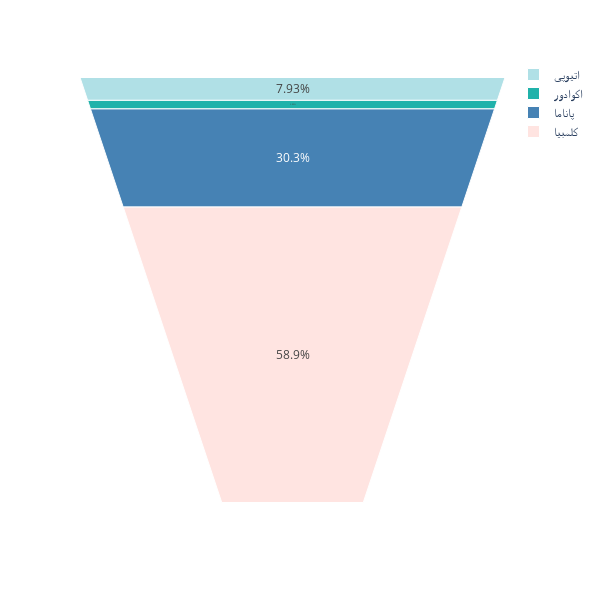

The notebook cell this image was saved under:
### Code cell
import plotly.express as px
import random

# Define your nude color palette
light_nude_palette = [
    '#FFE4E1', '#FFC0CB', '#FFB6C1', '#FF69B4', '#FF1493', '#DB7093', '#FF7F50', '#FF6347',
    '#FF4500', '#FFDAB9', '#FFE4B5', '#FFDEAD', '#FFE4C4', '#F5DEB3', '#FFF8DC', '#FFFFE0',
    '#FAFAD2', '#FFFF00', '#808000', '#FFA07A', '#20B2AA', '#00FF7F', '#3CB371', '#2E8B57',
    '#008000', '#006400', '#9ACD32', '#6B8E23', '#808080', '#778899', '#B0C4DE', '#87CEEB',
    '#87CEFA', '#ADD8E6', '#00BFFF', '#1E90FF', '#6495ED', '#4682B4', '#87CEEB', '#87CEFA',
    '#00BFFF', '#1E90FF', '#6495ED', '#4682B4', '#B0E0E6', '#AFEEEE', '#00CED1', '#48D1CC',
    '#20B2AA', '#008B8B', '#008080', '#87CEEB', '#87CEFA', '#00BFFF', '#1E90FF', '#6495ED',
    '#4682B4', '#B0E0E6', '#AFEEEE', '#00CED1', '#48D1CC', '#20B2AA', '#008B8B', '#008080',
    '#87CEEB', '#87CEFA', '#00BFFF', '#1E90FF', '#6495ED', '#4682B4', '#B0E0E6', '#AFEEEE',
    '#00CED1', '#48D1CC', '#20B2AA', '#008B8B', '#008080'
]



# Randomly select colors from the extended nude palette
colors = [light_nude_palette[random.randint(0, len(light_nude_palette) - 1)] for _ in range(len(values))]# Create the funnel chart
fig = px.funnel_area(names=list(a.keys()), values=values)

# Update color palette
fig.update_traces(marker=dict(colors=colors))

# Update layout to make the plot bigger
fig.update_layout(width=600, height=600)

# Show the plot
fig.show()

### Figure 1 — Plotly figure (JSON) as saved in the notebook; plotly's stock layout.template omitted (floating-point values rounded to 4 significant figures)
{"data": [{"domain": {"x": [0, 1], "y": [0, 1]}, "hovertemplate": "label=%{label}<br>value=%{value}<extra></extra>", "labels": ["اتیوپی", "اکوادور", "پاناما", "کلمبیا"], "legendgroup": "", "marker": {"colors": ["#B0E0E6", "#20B2AA", "#4682B4", "#FFE4E1"]}, "name": "", "showlegend": true, "type": "funnelarea", "values": [0.08178, 0.02978, 0.3122, 0.6077]}], "layout": {"height": 600, "legend": {"tracegroupgap": 0}, "margin": {"t": 60}, "width": 600}}
